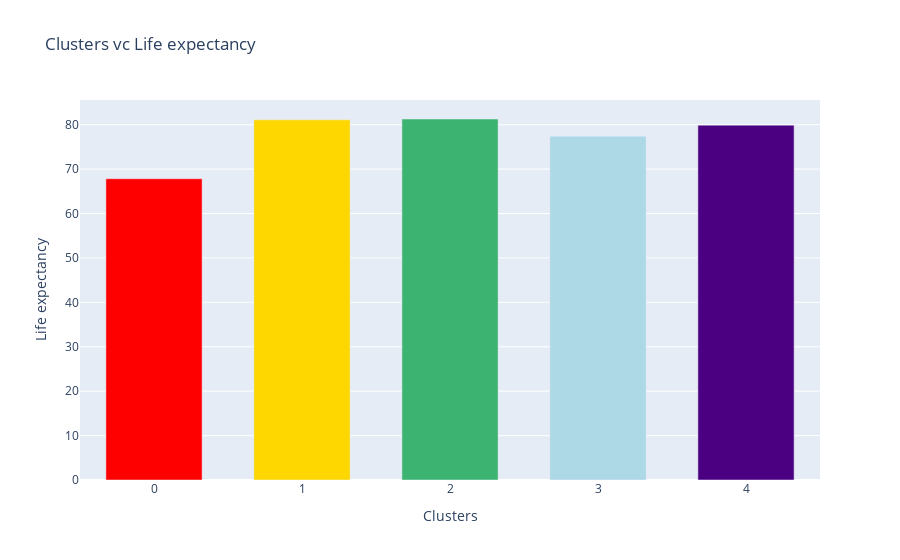

Notebook source saved alongside this figure:
### Code cell
HpCl = df.groupby('Cluster_ID')['Life expectancy(years) (Country)'].mean()
HpCl = pd.DataFrame(HpCl)

colors =  ["red","gold","mediumseagreen","lightblue","indigo"]
data = [
    go.Bar(
        y = HpCl['Life expectancy(years) (Country)'],
        name = "Clusters vc Life expectancy",
        marker_color = colors,
        width= np.repeat(0.65,len(HpCl)), # Cambiar la anchura de cada barra,
    )
]

layout = go.Layout(title = "Clusters vc Life expectancy", yaxis_title = "Life expectancy", 
                   xaxis_title = "Clusters",
                  )

fig = go.Figure(data = data, layout = layout)

fig.show()

### Figure 1 — Plotly figure (JSON) as saved in the notebook; plotly's stock layout.template omitted (floating-point values rounded to 4 significant figures)
{"data": [{"marker": {"color": ["red", "gold", "mediumseagreen", "lightblue", "indigo"]}, "name": "Clusters vc Life expectancy", "type": "bar", "width": [0.65, 0.65, 0.65, 0.65, 0.65], "y": [67.83, 81.1, 81.28, 77.42, 79.89]}], "layout": {"title": {"text": "Clusters vc Life expectancy"}, "xaxis": {"title": {"text": "Clusters"}}, "yaxis": {"title": {"text": "Life expectancy"}}}}
